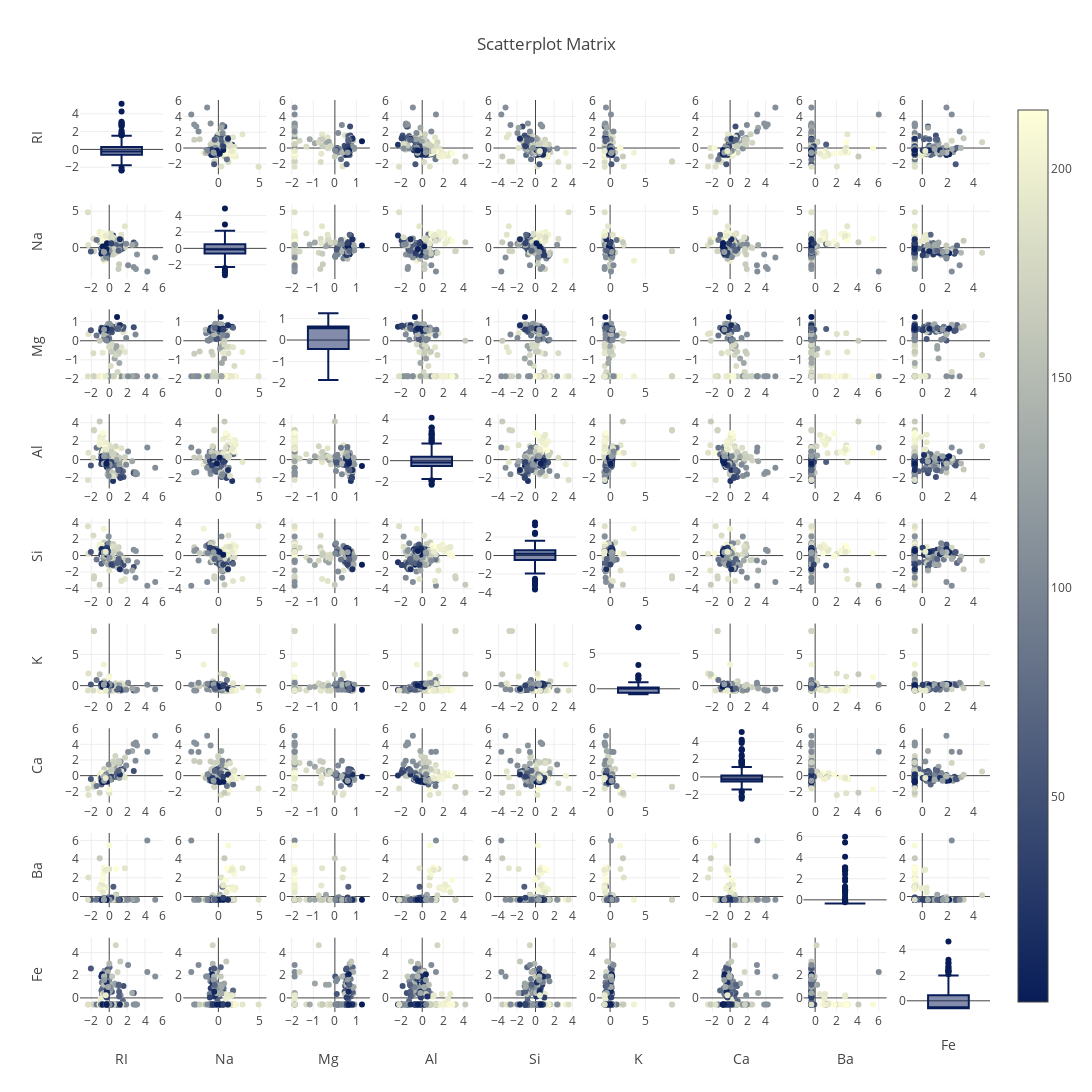

The notebook cell this image was saved under:
### Markdown cell above
From above plot,classes are distributed unequally and imbalanced.

### Code cell
df['id']=df.index
figure = ff.create_scatterplotmatrix(
    df,
    diag='box',#(scatter,histogram,box)
    index='id',
    colormap='YlGnBu',
    colormap_type='seq',
    height=1500,
    width=1500)
iplot(figure)
df.drop(columns=['id'],inplace=True)
